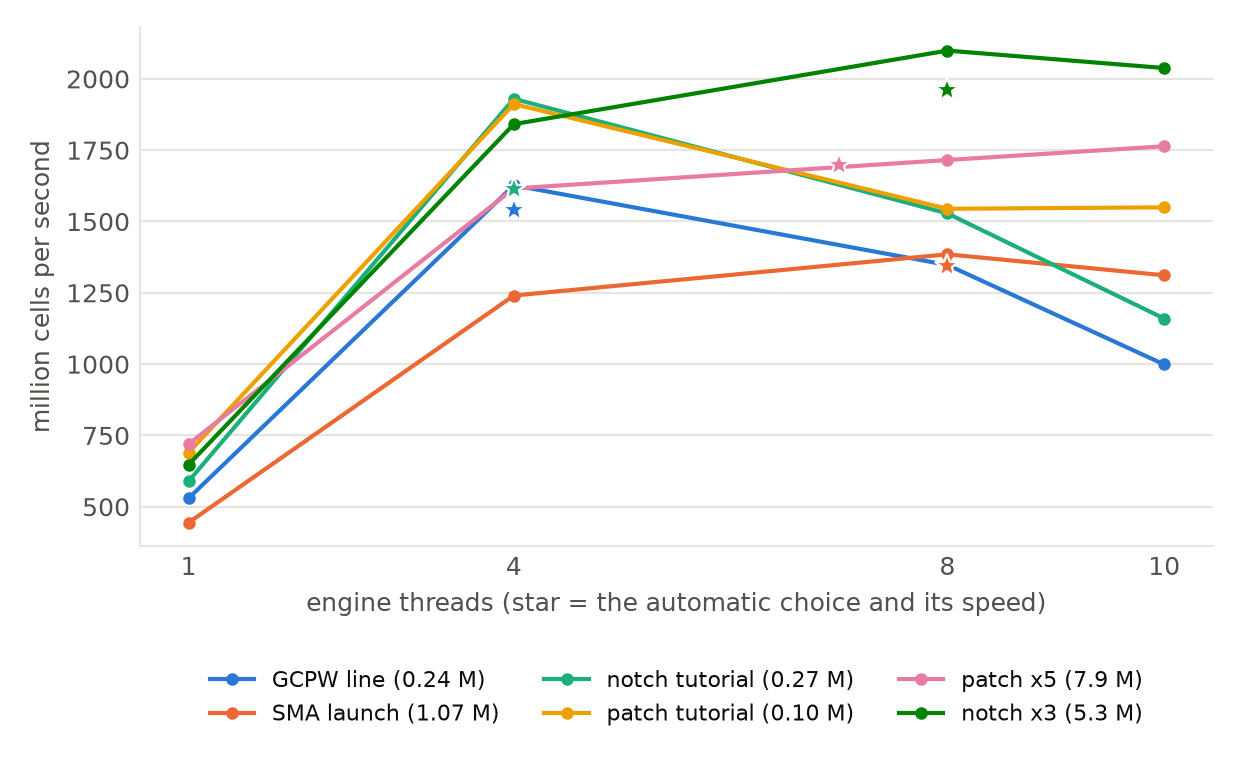

Generate this figure with Python:
"""Thread scaling of snapshot cg14 (check.sh runs of 2026-10-29, results/*_cg14.txt, through results/summary.json: run
parse_results.py first): MC/s at 1, 4, 8, 10 threads; the auto pick marked where the run printed it (the patch tutorial's
0.7 s auto run, 1499 MC/s, ends before the search prints its choice)."""
import json, os, re, numpy as np, matplotlib.pyplot as plt
from style import *
S = json.load(open(os.path.join(os.path.dirname(os.path.abspath(__file__)), "..", "..", "results", "summary.json")))
thr = [1, 4, 8, 10]
names = {"kgcpw": "GCPW line (0.24 M)", "ksma": "SMA launch (1.07 M)", "notch": "notch tutorial (0.27 M)",
         "patch": "patch tutorial (0.10 M)", "patch_x5": "patch x5 (7.9 M)", "notch_x3": "notch x3 (5.3 M)"}
fig, ax = plt.subplots(figsize=(6.2, 3.9))
for i, (k, nm) in enumerate(names.items()):
    e = S[k]["cg14"]; rows = e["rows"]
    at = {int(m.group(1)): v for c, v in rows.items() if (m := re.match(r"[^@]+@multithreaded:(\d+)$", c))}
    ax.plot(thr, [at[n] for n in thr], "-o", color=C[i], ms=3.5, lw=1.5, label=nm, zorder=3)
    auto = [v for c, v in rows.items() if c.endswith("@fastest")]
    if e["picked"] is not None and auto:
        ax.plot([e["picked"]], auto, marker="*", color=C[i], ms=9, mec=SURF, mew=0.8, zorder=4, ls="none")
ax.set_xticks(thr); ax.set_xlabel("engine threads (star = the automatic choice and its speed)"); ax.set_ylabel("million cells per second")
clean(ax); ax.legend(frameon=False, ncol=3, loc="upper center", bbox_to_anchor=(0.5, -0.2)); save(fig, "fig_threads")
